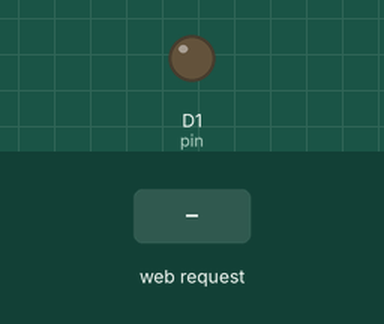
Recording of a sketch running on a simulated ESP8266 (NodeMCU). On the bench: output pins drawn as LEDs (lit = HIGH). The test bench sets the inputs (shaded band). WiFi joins after 1.5 s; servers stay silent unless stated; what the sketch prints to the serial monitor is not drawn.

Above: at 2.7 s.
2.8 s: HTTP request GET /unlock?secretPhrase=1 received
At 3.3 s:
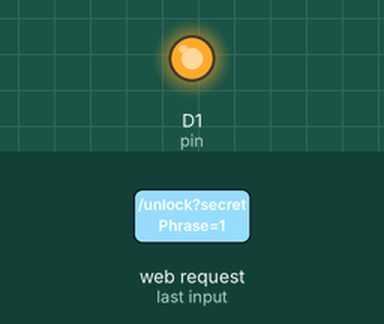
5.8 s: HTTP request GET /unlock?secretPhrase=0 received
At 8.5 s:
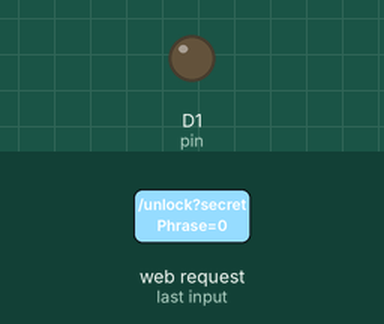
8.8 s: HTTP request GET /unlock?secretPhrase=120 received
At 9.1 s:
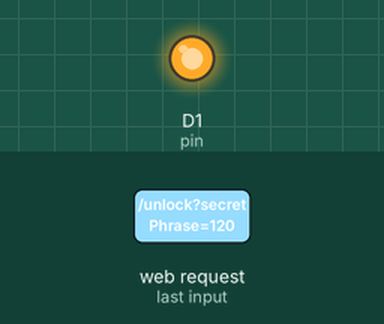
Timing chart, 0 to 12.1 s (numbered marks = the images above; inputs shaded):
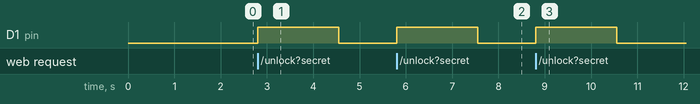

The sketch:

IoTBuzzer.ino
```cpp
#include <ESP8266WiFi.h>
#include <ESP8266WebServer.h>

#define SSID "WIFI_SSID"
#define PASS "WIFI_PASSWORD"

int pin = D1;
ESP8266WebServer webserver(80);

void unlock(){
    if(webserver.hasArg("secretPhrase")){
      digitalWrite(pin,HIGH);
      delay(1750);
      digitalWrite(pin,LOW);
    }
  webserver.send(200, "text/html", "Door has been opened (?)");
}

void setup() {
  pinMode(pin, OUTPUT);
  digitalWrite(pin, LOW);

  WiFi.begin(SSID,PASS);
  while (WiFi.status() != WL_CONNECTED)
  {
    delay(100);
    Serial.print(".");
  }

  // to unlock door, goto http://ipaddress/unlock?secretPhrase
  webserver.on("/unlock", unlock);
  webserver.begin();
}

void loop() {
  webserver.handleClient();
}
```

Measured:
- after the input at 2.8 s, D1 (pin): LOW → HIGH at once, → LOW 1.8 s later
- after the input at 5.8 s, D1 (pin): LOW → HIGH at once, → LOW 1.8 s later
- after the input at 8.8 s, D1 (pin): LOW → HIGH at once, → LOW 1.8 s later
